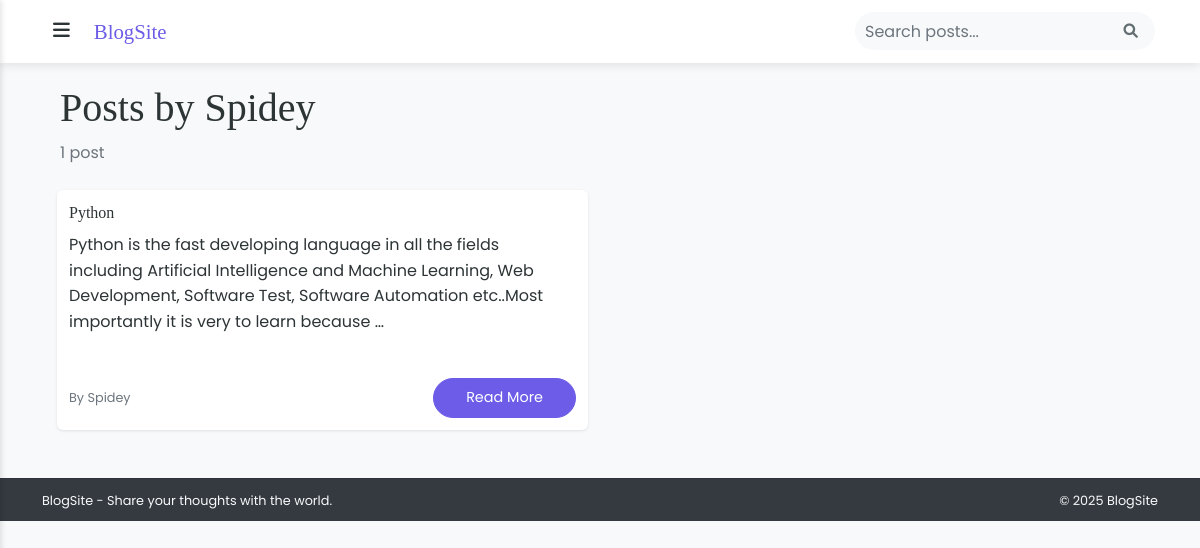
Screenshot of /author/Spidey/ (signed in) with the database file from the repository.
### Authenticate/models.py (models this page shows, shortened)
class CustomUser(AbstractUser):
    profile_image = models.ImageField(
        upload_to='profile_images/',
        null=True,
        blank=True,
        verbose_name='Profile Picture'
    )
    bio = models.TextField(max_length=500, blank=True)

### Home/models.py (models this page shows, shortened)
class Post(models.Model):
    title = models.CharField(max_length=200)
    slug = models.SlugField(unique=True, max_length=200)
    author = models.ForeignKey(get_user_model(), on_delete=models.CASCADE)
    content = models.TextField()
    image = models.ImageField(upload_to='blog_images/', blank=True, null=True)
    excerpt = models.TextField(max_length=200, blank=True)
    categories = models.ManyToManyField(Category, related_name='posts')
    created_at = models.DateTimeField(auto_now_add=True)
    updated_at = models.DateTimeField(auto_now=True)
    published_at = models.DateTimeField(default=timezone.now)
    is_published = models.BooleanField(default=False)
    views = models.PositiveIntegerField(default=0)
    class Meta:
        ordering = ['-published_at']

### Home/views.py (the view)
# urls.py: path('author/<str:username>/', views.author_posts, name='author_posts'),
def author_posts(request, username):
    author = get_object_or_404(get_user_model(), username=username)
    posts = Post.objects.filter(author=author, is_published=True)
    paginator = Paginator(posts, 6)
    page_number = request.GET.get('page')
    page_obj = paginator.get_page(page_number)
    context = {
        'page_obj': page_obj,
        'author': author,
    }
    return render(request, 'home/author_posts.html', context)

### Home/templates/home/author_posts.html (shortened to what this page needs)
{% extends 'home/base.html' %}
{% load static %}
{% block content %}
<div class="container">
    <div class="author-header mb-4">
        <h1>Posts by {{ author.username }}</h1>
        <p class="text-muted">
            {{ page_obj.paginator.count }} post{{ page_obj.paginator.count|pluralize }}
        </p>
    </div>
    <div class="row">
        {% for post in page_obj %}
            <div class="col-md-6 mb-4">
                {% include 'home/includes/post_card.html' %}
            </div>
        {% empty %}
            <div class="col">
                <p class="text-muted">No posts found.</p>
            </div>
        {% endfor %}
    </div>
</div>
{% endblock %}

### Home/templates/home/includes/post_card.html (shortened to what this page needs)
<div class="card h-100">
    <div class="card-body d-flex flex-column">
        <h5 class="card-title">{{ post.title }}</h5>
        <p class="card-text">{{ post.content|safe|truncatewords_html:30 }}</p>
        <div class="mt-auto">
            <div class="d-flex justify-content-between align-items-center">
                <small class="text-muted">
                    By {{ post.author.username }}
                </small>
                <a href="{% url 'post_detail' post.slug %}" class="btn btn-primary btn-sm">Read More</a>
            </div>
        </div>
    </div>
</div>

### static/css/style.css (style rules this page uses)
:root { --primary: #6c5ce7; --secondary: #a8a8a8; --accent: #00b894; --background: #f8f9fa; --surface: #ffffff; --text: #2d3436; --text-light: #636e72; --shadow: rgba(0, 0, 0, 0.1); }
body { font-family: 'Poppins', sans-serif; background-color: var(--background); color: var(--text); line-height: 1.6; min-height: 100vh; display: flex; flex-direction: column; margin-top: 60px; }
h1, h2, h3, h4, h5, h6 { font-family: 'Playfair Display', serif; color: var(--text); }
.card { border: none; border-radius: 6px; box-shadow: 0 1px 3px var(--shadow); transition: box-shadow 0.3s ease; height: auto; margin-bottom: 0.75rem; }
.card-body { padding: 0.75rem; display: flex; flex-direction: column; }
.card-title { font-size: 1rem; margin-bottom: 0.25rem; line-height: 1.4; }
.card-text { font-size: 0.85rem; margin-bottom: 0.25rem; line-height: 1.4; overflow: hidden; display: -webkit-box; -webkit-box-orient: vertical; }
.btn { border-radius: 6px; padding: 0.35rem 1rem; transition: all 0.3s ease; font-size: 0.9rem; }
.btn-primary { background-color: var(--primary); border-color: var(--primary); }
.row > [class*='col-'] { padding-right: 0.75rem; padding-left: 0.75rem; }
.btn-primary { padding: 0.5rem 2rem; border-radius: 25px; }

### rows the page displays
CustomUser: username "Spidey"
Post: title "Python", content "Python is the fast developing language in all the fields including Artificial Intelligence and Machine Learning, Web Development, Software Test, Software Automation etc..Most importantly it is very to learn because …", author.username "Spidey"

### other values shown
{{ page_obj.paginator.count }} "1"
